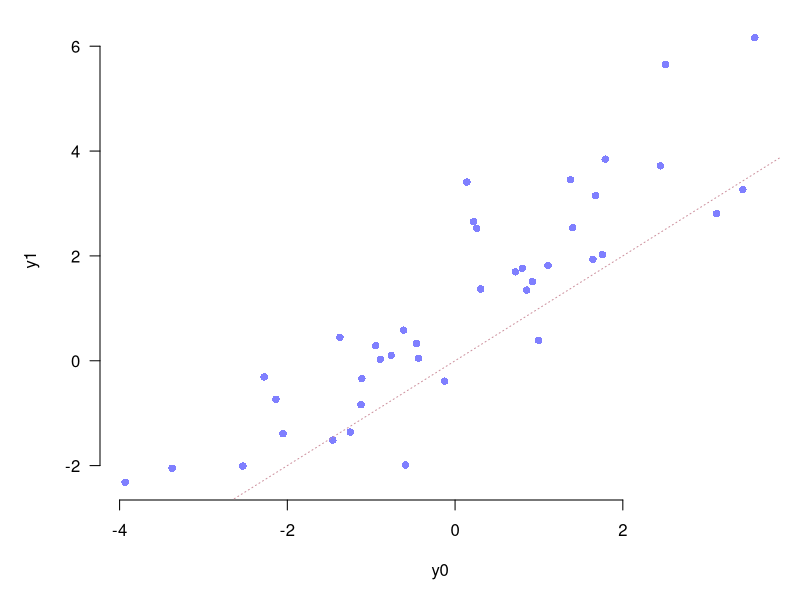
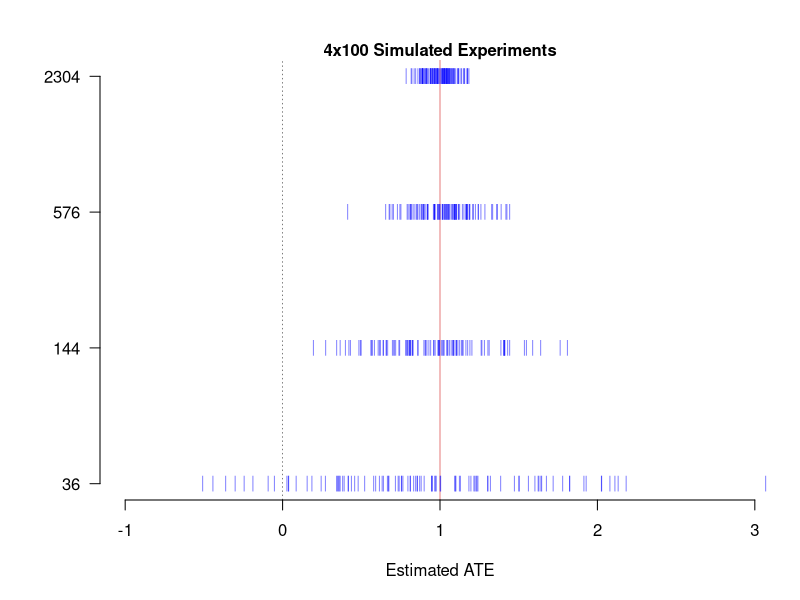
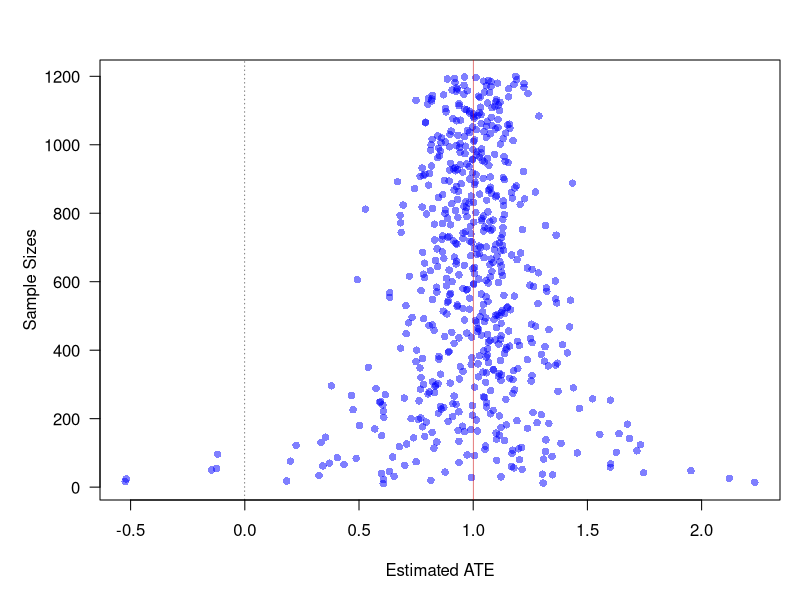

These figures' R source, in order:
#   SGIA40F15 23/24
#       Juraj Medzihorsky
#   Seminar 1
#   2024-01-13

rm(list = ls())


#   Let's simulate a randomized experiment.

#   The size of the experimental population
N <- 4e1
set.seed(123)
xb <- rnorm(N, 0, 2)
xe <- rnorm(N, 0, 1) |> scale()
#   make the potential outcomes
y0 <- xb
y1 <- y0 + 1 + xe

cor(y1, y0)

par(mar = c(5, 5, 1, 1), las = 1)
plot(y0,
     y1,
     pch = 16,
     col = rgb(0, 0, 1, 0.5),
     frame = F)
abline(
  a = 0,
  b = 1,
  col = 'pink3',
  lty = 3
)

#   individual treatment effect
ite <- y1 - y0
#   average treatment effect
ate <- mean(ite)

#   ite summary
summary(ite)
#   proportion negative
mean(ite < 0)

#   now simulate randomized treatment assignment
#   20 into control (D=0) and 20 into treatment (D=1)
set.seed(2314)
d_a <- sample(rep(c(0, 1), c(2e1, 2e1)), N, replace = F)
#   inspect
table(d_a)
#   generate the observed outcome y_a
y_a <- ifelse(d_a %in% 0, y0, y1)

#   now compute the sample ATE
mean(y_a[d_a %in% 1]) - mean(y_a[d_a %in% 0])
#   this is of course the same as
lm(y_a ~ 1 + d_a)

#   so, this experiment generates an underestimate
#   now let's repeat the experiment 100 times

onexp <-
  function(y0_ = y0, y1_ = y1)
  {
    n_ <- length(y0_)
    n0 <- round(n_ / 2)
    n1 <- n_ - n0
    d_ <- sample(rep(c(0, 1), c(n0, n1)), n_, replace = F)
    y_ <- ifelse(d_ %in% 0, y0_, y1_)
    mean(y_[d_ %in% 1]) - mean(y_[d_ %in% 0])
  }

#   test it: reproduce the experiment above
set.seed(2314)
onexp()

#   now rerun it a 100 times
set.seed(2314)
ee <- replicate(1e2, onexp())
#   inspect the estimated ATEs
summary(ee)
#   that is all over the place

#   now rerun the experiment 100 times under different sample sizes
#   with the true ATE=1
#   first define a function that simulates the potential outcomes and
#   then executes K experiments

manyexps <-
  function(N, K = 1e2)
  {
    xb <- rnorm(N, 0, 2)
    xe <- rnorm(N, 0, 1) |> scale()
    y0 <- xb
    y1 <- y0 + 1 + xe
    ate_ <- replicate(K, onexp(y0_ = y0, y1_ = y1))
    return(ate_)
  }

#   test
set.seed(123)
manyexps(4e1, 1e2) |> summary()

#   use these four sample sizes
s_sizes <- c(6, 12, 24, 48) ^ 2

#   simulate the 5 x 1e2 experiments
set.seed(6105)
em <- lapply(s_sizes, manyexps, K = 1e2)

#   inspect
sapply(em, mean)
sapply(em, sd)

#   let's plot this
par(mar = c(5, 5, 3, 1), las = 1)
plot.new()
plot.window(xlim = c(-1, 3), ylim = c(1, 4))
mtext('4x100 Simulated Experiments',
      side = 3,
      font = 2)
mtext('Estimated ATE', side = 1, line = 3)
abline(v = 0, lty = 3, lwd = 0.5)
abline(v = 1, col = 'red3', lwd = 0.5)
axis(1)
axis(2, 1:4, s_sizes)
for (i in 1:4) {
  points(
    em[[i]],
    y = rep(i, length(em[[i]])),
    pch = '|',
    col = rgb(0, 0, 1, 0.5)
  )
}


#   the sqrt(N) rule at work:
sd(em[[1]]) / sd(em[[2]])
sqrt(s_sizes[2]) / sqrt(s_sizes[1])

sd(em[[2]]) / sd(em[[3]])
sqrt(s_sizes[3]) / sqrt(s_sizes[2])

sd(em[[3]]) / sd(em[[4]])
sqrt(s_sizes[4]) / sqrt(s_sizes[3])


#   now let's repeat it 10,000 times with random even sample size

set.seed(675)
s_ <- sample(5:6e2) * 2
er <- sapply(s_, manyexps, K = 1)

par(mar = c(5, 5, 3, 1), las = 1)
plot(
  er,
  s_,
  pch = 16,
  col = rgb(0, 0, 1, 0.5),
  xlab = 'Estimated ATE',
  ylab = 'Sample Sizes'
)
abline(v = 0, lty = 3, lwd = 0.5)
abline(v = 1, col = 'red3', lwd = 0.5)








#   SCRIPT END

#   ----------------------------------------------------------------------------
#   side note:
#       the average of a difference is the same as the difference of the
#       averages, but the same doesn't hold for quantiles
mean(y1 - y0) == mean(y1) - mean(y0)
median(y1 - y0) == median(y1) - median(y0)
#   ----------------------------------------------------------------------------
